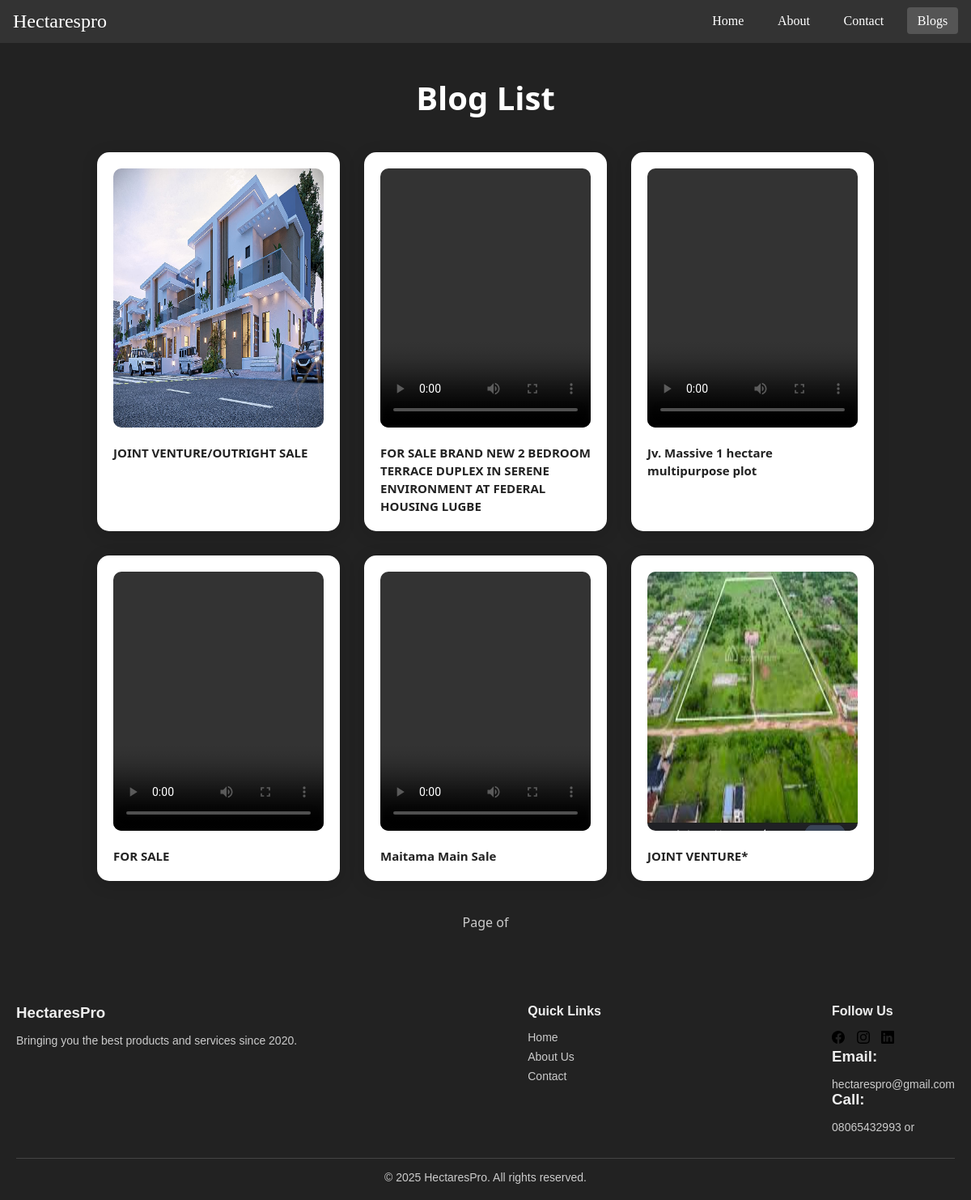
Page /blog-list on the committed database.
### mainapp/models.py (models this page shows, shortened)
class Blog(models.Model):
    title = models.CharField(max_length=200)
    image = models.ImageField(upload_to='blog_images/', blank=True, null=True)
    video = models.FileField(upload_to='blog-video',blank=True, null=True)
    content = models.TextField()
    markas_soled = models.BooleanField(default=False)
    markas_available=models.BooleanField(default=True)
    update_at = models.DateTimeField(auto_now=True)
    created_at = models.DateTimeField(default=timezone.now)
    location_name = models.CharField(max_length=100, blank=True, null=True)
    latitude = models.DecimalField(max_digits=9, decimal_places=6, blank=True, null=True)
    longitude = models.DecimalField(max_digits=9, decimal_places=6, blank=True, null=True)

### mainapp/views.py (the view)
# urls.py: path('blog-list', views.blog_list_view, name='blog-list'),
def blog_list_view(request):
    blogs = Blog.objects.all()
    return render(request, 'mainapp/blog_list.html', {'blogs': blogs})

### mainapp/templates/mainapp/blog_list.html (shortened to what this page needs)
{% extends 'mainapp/base.html' %}
{% load static%}
{% block content %}
   <div class="blog-container">
    <h1>Blog List</h1>
    <div class="blog-content">
        {% if blogs %}
            {% for blog in blogs %}
                <div class="blog-item">
                    {% if blog.image %}
                        <img src="{{ blog.image.url }}" alt="{{ blog.title }}" class="blogimg">
                    {% endif %}
                    {% if blog.video %}
                        <video controls class="blog-video">
                            <source src="{{ blog.video.url }}" type="video/mp4">
                        </video>
                    {% endif %}
                    <div class="blog-title">
                        <a href="{% url 'blog' blog.pk %}"  style="font-size:15px;">{{ blog.title }}</a>
                    </div>
                </div>
            {% endfor %}
        {% else %}
            <p class="no-blogs">No blogs available.</p>
        {% endif %}
    </div>
    <div class="pagination">
        <span class="page-info">Page {{ blogs.number }} of {{ blogs.paginator.num_pages }}</span>
    </div>
</div>
<footer class="footer">
  <div class="footer-container">
    <div class="footer-about">
      <h3> HectaresPro</h3>
      <p>Bringing you the best products and services since 2020.</p>
    </div>
    <div class="footer-links">
      <h4>Quick Links</h4>
      <ul>
        <li><a href="{%url 'home'%}">Home</a></li>
        <li><a href="{%url 'about'%}">About Us</a></li>
        <li><a href="{%url 'contact'%}">Contact</a></li>
      </ul>
    </div>
    <div class="footer-social">
      <h4>Follow Us</h4>
      <div class="social-icons">
        <a href="#"><img src="{%static 'mainapp/img/facebook.svg'%}" alt=""></a>
        <a href="#"><img src="{%static 'mainapp/img/instagram.svg'%}" alt=""></a>
        <a href="#"><img src="{%static 'mainapp/img/linkedin.svg'%}" alt=""></i></a>
      </div>
      <div class="company_info">
        <h3>Email:</h3><p>hectarespro@gmail.com</p>
        <h3>Call:</h3><p>08065432993 or </p>
      </div>
    </div>
  </div>
  <div class="footer-bottom">
    <p>&copy; 2025 HectaresPro. All rights reserved.</p>
  </div>
</footer>
{%endblock%}

### mainapp/templates/mainapp/base.html (shortened to what this page needs)
{% load static %}
<!DOCTYPE html>
<html>
<head>
    <link rel="stylesheet" href="{% static 'mainapp/css/style.css' %}">
</head>
<body>
    {% include 'mainapp/navbar.html' %}
    {% block content %}{% endblock %}
</body>
</html>

### mainapp/templates/mainapp/navbar.html (shortened to what this page needs)
<nav class="navbar">
    <div class="container">
        <a href="#" class="brand">Hectarespro</a>
        <ul class="nav-links" id="nav-links">
            <li><a href="{% url 'home' %}" class="{% if request.resolver_match.url_name == 'home' %}active{% endif %}">Home</a></li>
            <li><a href="{% url 'about' %}" class="{% if request.resolver_match.url_name == 'about' %}active{% endif %}">About</a></li>
            <li><a href="{% url 'contact' %}" class="{% if request.resolver_match.url_name == 'contact' %}active{% endif %}">Contact</a></li>
            <li><a href="{% url 'blog-list' %}" class="{% if request.resolver_match.url_name == 'blog-list' %}active{% endif %}">Blogs</a></li>
        </ul>
    </div>
</nav>

### mainapp/static/mainapp/css/style.css (style rules this page uses)
* { margin: 0; padding: 0; box-sizing: border-box; }
.navbar { background-color: #333; color: white; padding: 0.8rem 1rem; position: sticky; top: 0; z-index: 1000; }
.container { max-width: 1200px; margin: auto; display: flex; align-items: center; justify-content: space-between; }
.brand { font-size: 1.5rem; color: white; text-decoration: none; }
.nav-links { list-style: none; display: flex; gap: 1rem; }
.nav-links a { color: white; text-decoration: none; padding: 0.5rem 0.8rem; transition: background 0.3s; }
.nav-links a:hover, .nav-links a.active { background-color: #555; border-radius: 4px; }
.blog-container { width: 100%; min-height: 100vh; background-color: #222; color: #fff; padding: 40px 20px; box-sizing: border-box; font-family: 'Segoe UI', sans-serif; }
h1 { text-align: center; font-size: 2.5rem; margin-bottom: 40px; }
.blog-content { display: flex; flex-wrap: wrap; justify-content: center; gap: 30px; }
.blog-item { width: 300px; background-color: #fff; color: #000; padding: 20px; border-radius: 15px; box-shadow: 0 4px 20px rgba(0, 0, 0, 0.15); transition: transform 0.3s ease; flex-shrink: 0; }
.blog-title a { font-size: 1.5rem; color: #222; text-decoration: none; font-weight: bold; }
.pagination { margin-top: 40px; text-align: center; }
.page-info { display: block; margin: 10px 0; font-size: 1rem; color: #ccc; }
.blogimg { width: 100%; height: 20rem; border-radius: 10px; margin-bottom: 15px; }
.blog-video { width: 100%; height: 20rem; border-radius: 10px; margin-bottom: 15px; }
.footer { background-color: #222; color: #eee; padding: 40px 20px 20px; font-family: Arial, sans-serif; }
.footer-container { display: flex; flex-wrap: wrap; justify-content: space-between; gap: 20px; max-width: 1200px; margin: 0 auto; }
.footer h3, .footer h4 { margin-bottom: 15px; }
.footer p, .footer ul, .footer a { font-size: 14px; color: #ccc; }
.footer a { text-decoration: none; }
.footer-links ul { list-style: none; padding: 0; }
.footer-links li { margin-bottom: 8px; }
.footer-social .social-icons a { margin-right: 10px; color: #ccc; font-size: 18px; transition: color 0.3s; }
.footer-bottom { text-align: center; margin-top: 30px; border-top: 1px solid #444; padding-top: 15px; font-size: 13px; }

### rows in the picture
Blog: image (picture), title "JOINT VENTURE/OUTRIGHT SALE"
Blog: title "FOR SALE BRAND NEW 2 BEDROOM TERRACE DUPLEX IN SERENE ENVIRONMENT AT FEDERAL HOUSING LUGBE"
Blog: title "Jv. Massive 1 hectare multipurpose plot"
Blog: title "FOR SALE"
Blog: title "Maitama Main Sale"
Blog: image (picture), title "JOINT VENTURE*"
